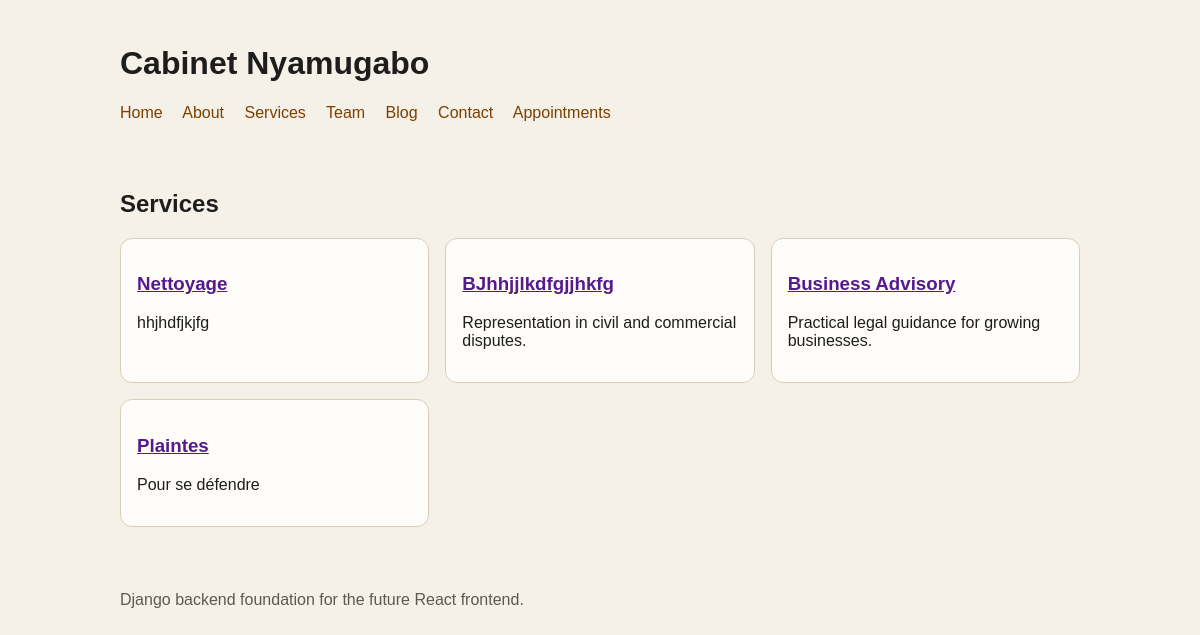
Page /services/ on the committed database.
### services/models.py (models this page shows, shortened)
class Service(models.Model):
    title = models.CharField(max_length=150)
    slug = models.SlugField(max_length=170, unique=True, blank=True)
    short_description = models.CharField(max_length=255)
    description = models.TextField()
    image = models.ImageField(upload_to=get_upload_service_images_file_name)
    is_featured = models.BooleanField(default=False)
    order = models.PositiveIntegerField(default=0)
    created_at = models.DateTimeField(auto_now_add=True)
    updated_at = models.DateTimeField(auto_now=True)
    class Meta:
        ordering = ["order", "title"]

### services/views.py (the view)
# urls.py: path("", ServiceListView.as_view(), name="list"),
class ServiceListView(ListView):
    model = Service
    template_name = "services/service_list.html"
    context_object_name = "services"

### templates/services/service_list.html (shortened to what this page needs)
{% extends "base.html" %}
{% block content %}
<h2>Services</h2>
<div class="grid">
    {% for service in services %}
        <article class="card">
            <h3><a href="{{ service.get_absolute_url }}">{{ service.title }}</a></h3>
            <p>{{ service.short_description }}</p>
        </article>
    {% empty %}
        <p>No services available yet.</p>
    {% endfor %}
</div>
{% endblock %}

### templates/base.html (style rules this page uses)
body { font-family: Arial, sans-serif; margin: 0; background: #f5f1e8; color: #1d1d1d; }
.grid { display: grid; gap: 1rem; grid-template-columns: repeat(auto-fit, minmax(240px, 1fr)); }
.card { background: #fffdf9; border: 1px solid #d9cdbb; border-radius: 12px; padding: 1rem; }

### rows in the picture
Service: title "Nettoyage", short_description "hhjhdfjkjfg"
Service: title "BJhhjjlkdfgjjhkfg", short_description "Representation in civil and commercial disputes."
Service: title "Business Advisory", short_description "Practical legal guidance for growing businesses."
Service: title "Plaintes", short_description "Pour se défendre"
